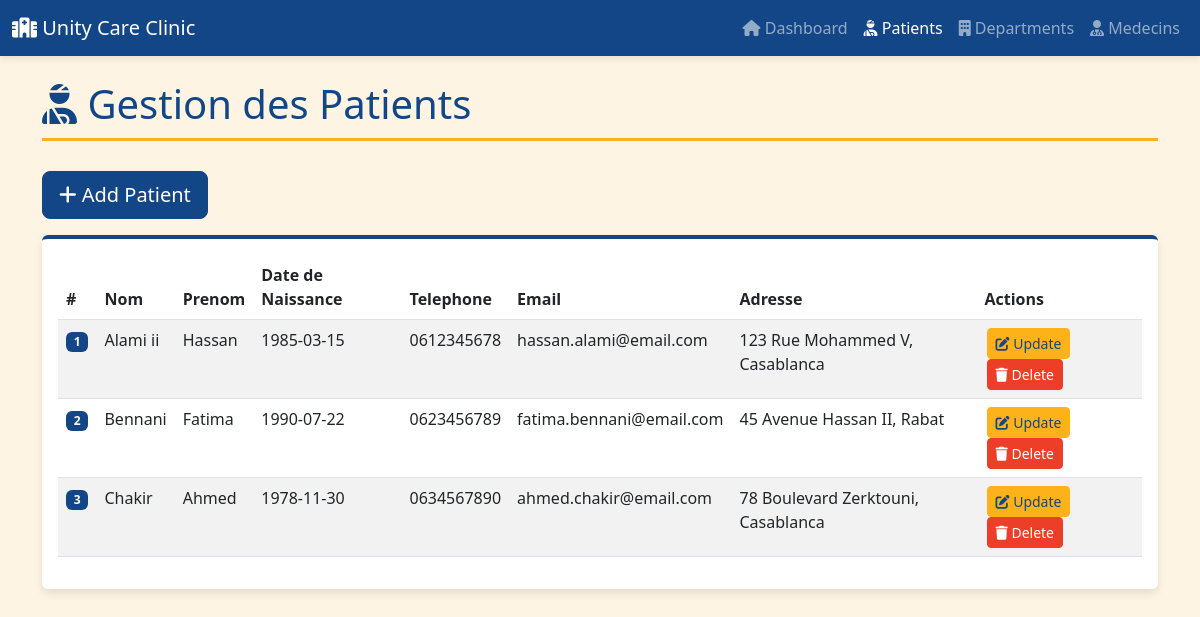
Screenshot of /src/views/patients.php with the database file from the repository.
### tables this page shows
CREATE TABLE `patients` (
  `id` int(11) NOT NULL,
  `nom` varchar(100) NOT NULL,
  `prenom` varchar(100) NOT NULL,
  `date_naissance` date NOT NULL,
  `telephone` varchar(20) DEFAULT NULL,
  `email` varchar(100) DEFAULT NULL,
  `adresse` text DEFAULT NULL,
  `created_at` timestamp NOT NULL DEFAULT current_timestamp()
);

### src/config/database.php (called while the page is built, shortened)
<?php
class Database
{
    private static $instance = null;
    private $host = 'localhost';
    private $db = 'unity_clinic_db';
    private $user = 'root';
    private $pass = '';
    private function __construct() {
        try {
            $this->connection = new PDO(
                "mysql:host={$this->host};dbname={$this->db};charset=utf8mb4",
                $this->user,
                $this->pass
            );
        } catch(PDOException $e) {
            die("Connection failed: " . $e->getMessage());
        }
    }
    public static function getInstance() {
        if (!self::$instance) {
            self::$instance = new Database();
        }
        return self::$instance->connection;
    }
}

### src/models/Patients.php (called while the page is built, shortened)
<?php
require_once '../config/database.php';
class Patient {
    private $conn;
    public function __construct() {
        $this->conn = Database::getInstance();
    }
    public function getAll() {
        $sql = "SELECT * FROM patients ORDER BY created_at DESC";
        $stmt = $this->conn->prepare($sql);
        $stmt->execute();
        return $stmt->fetchAll(PDO::FETCH_ASSOC);
    }
}
?>

### src/views/patients.php (the view, shortened to what this page needs)
<?php
require_once '../config/database.php';
require_once '../models/Patients.php';
$patientModel = new Patient();
$patients = $patientModel->getAll();
?>
<!DOCTYPE html>
<html lang="fr">
<head>
    <link href="https://cdn.jsdelivr.net/npm/bootstrap@5.3.0/dist/css/bootstrap.min.css" rel="stylesheet">
    <link rel="stylesheet" href="https://cdnjs.cloudflare.com/ajax/libs/font-awesome/6.4.0/css/all.min.css">
    <link rel="stylesheet" href="../public/style.css">
</head>
<body>
    <nav class="navbar navbar-expand-lg navbar-dark">
        <div class="container-fluid">
            <a class="navbar-brand" href="../public/index.php">
                <i class="fas fa-hospital"></i> Unity Care Clinic
            </a>
            <div class="collapse navbar-collapse" id="navbarNav">
                <ul class="navbar-nav ms-auto">
                    <li class="nav-item">
                        <a class="nav-link" href="../public/index.php">
                            <i class="fas fa-home"></i> Dashboard
                        </a>
                    </li>
                    <li class="nav-item">
                        <a class="nav-link active" href="patients.php">
                            <i class="fas fa-user-injured"></i> Patients
                        </a>
                    </li>
                    <li class="nav-item">
                        <a class="nav-link" href="departments.php">
                            <i class="fas fa-building"></i> Departments
                        </a>
                    </li>
                    <li class="nav-item">
                        <a class="nav-link" href="medecins.php">
                            <i class="fas fa-user-md"></i> Medecins
                        </a>
                    </li>
                </ul>
            </div>
        </div>
    </nav>
    <div class="container mt-4">
        <h1 class="page-title">
            <i class="fas fa-user-injured"></i> Gestion des Patients
        </h1>
        <div class="mb-3">
            <button type="button" class="btn btn-primary btn-lg" data-bs-toggle="modal" data-bs-target="#patientModal">
                <i class="fas fa-plus"></i> Add Patient
            </button>
        </div>
        <div class="card">
            <div class="card-body">
                <div class="table-responsive">
                    <table class="table table-striped">
                        <thead>
                            <tr>
                                <th>#</th>
                                <th>Nom</th>
                                <th>Prenom</th>
                                <th>Date de Naissance</th>
                                <th>Telephone</th>
                                <th>Email</th>
                                <th>Adresse</th>
                                <th>Actions</th>
                            </tr>
                        </thead>
                        <tbody>
                            <?php foreach ($patients as $p): ?>
                                <tr>
                                    <td><span class="badge badge-primary"><?php echo htmlspecialchars($p['id']); ?></span>
                                    </td>
                                    <td><?php echo htmlspecialchars($p['nom']); ?></td>
                                    <td><?php echo htmlspecialchars($p['prenom']); ?></td>
                                    <td><?php echo htmlspecialchars($p['date_naissance']); ?></td>
                                    <td><?php echo htmlspecialchars($p['telephone']); ?></td>
                                    <td><?php echo htmlspecialchars($p['email']); ?></td>
                                    <td><?php echo htmlspecialchars($p['adresse']); ?></td>
                                    <td class="action-buttons">
                                        <button type="button" class="btn btn-sm btn-warning" data-bs-toggle="modal"
                                            data-bs-target="#patientModal"
                                            onclick="editPatient(<?php echo htmlspecialchars(json_encode($p)); ?>)">
                                            <i class="fas fa-edit"></i> Update
                                        </button>
                                        <a href="?delete=<?php echo $p['id']; ?>" class="btn btn-sm btn-secondary"
                                            onclick="return confirm('U sure?')">
                                            <i class="fas fa-trash"></i> Delete
                                        </a>
                                    </td>
                                </tr>
                            <?php endforeach; ?>
                        </tbody>
                    </table>
                </div>
            </div>
        </div>
    </div>
</body>
</html>

### src/public/style.css (style rules this page uses)
:root { --primary: #134686; --secondary: #ED3F27; --accent: #FEB21A; --light: #FDF4E3; }
body { background-color: var(--light); color: var(--primary); }
.navbar, .navbar-dark { background-color: var(--primary) !important; box-shadow: 0 2px 8px rgba(0, 0, 0, 0.1); }
.card { border: none; box-shadow: 0 4px 8px rgba(0, 0, 0, 0.1); border-top: 4px solid var(--primary); }
.btn-primary { background-color: var(--primary); border-color: var(--primary); }
.btn-secondary { background-color: var(--secondary); border-color: var(--secondary); }
.btn-warning { background-color: var(--accent); border-color: var(--accent); color: var(--primary); }
.table-hover tbody tr:hover, .table-striped tbody tr:nth-of-type(odd) { background-color: rgba(19, 70, 134, 0.05); }
.table thead { background-color: var(--primary); color: white; }
.badge-primary { background-color: var(--primary); }
.action-buttons a, .action-buttons button { margin: 0 2px; }
.page-title { color: var(--primary); border-bottom: 3px solid var(--accent); padding-bottom: 10px; margin-bottom: 30px; }

### rows the page displays
patients: id "1", nom "Alami ii", prenom "Hassan", date_naissance "1985-03-15", telephone "0612345678", email "hassan.alami@email.com", adresse "123 Rue Mohammed V, Casablanca"
patients: id "2", nom "Bennani", prenom "Fatima", date_naissance "1990-07-22", telephone "0623456789", email "fatima.bennani@email.com", adresse "45 Avenue Hassan II, Rabat"
patients: id "3", nom "Chakir", prenom "Ahmed", date_naissance "1978-11-30", telephone "0634567890", email "ahmed.chakir@email.com", adresse "78 Boulevard Zerktouni, Casablanca"
